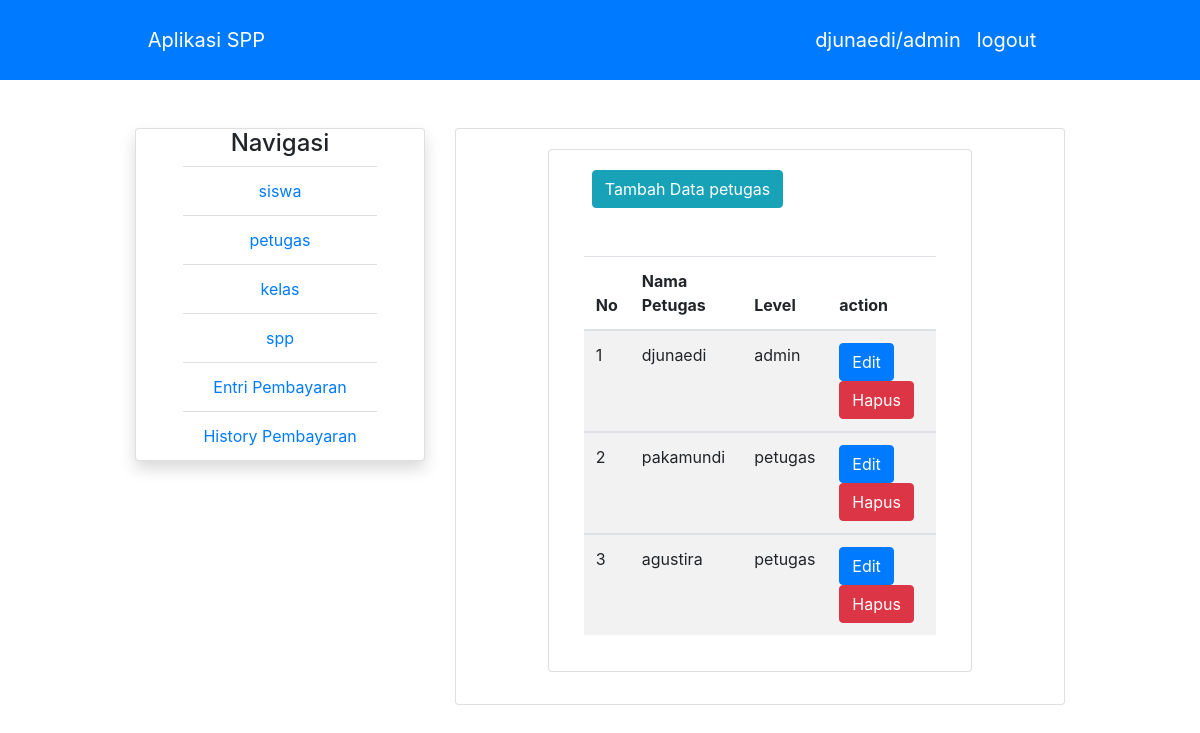
The page /index.php?menu=petugas (signed in) on the database its author committed.
### tables this page shows
CREATE TABLE `petugas` (
  `id_petugas` int(11) NOT NULL,
  `username` varchar(25) NOT NULL,
  `password` varchar(32) NOT NULL,
  `nama_petugas` varchar(35) NOT NULL,
  `level` enum('admin','petugas') NOT NULL
);

### crud.php (called while the page is built, shortened)
<?php
class Crud{
    public $con;
    public function __construct($koneksi)
    {
        $this->con = $koneksi;
    }
    public function tampilAll($sql)
    {
        $a = $sql;
        $rows = $this->con->query($a);
        $row = array();
        while($data = $rows->fetch_assoc())
        {
            $row[] = $data;
        }
        return $row;
    }
}
?>

### petugas.php (the view, shortened to what this page needs)
<?php
$data = $crud->tampilAll("SELECT * FROM petugas");
?>
<div class="container">
    <div class="card">
        <div class="card-body">
        <div class="container-fluid w-auto">
<a href="tambah_data_petugas.php" class="btn btn-info mx-2">Tambah Data petugas</a>
    <table class="table table-responsive table-striped table-lg mt-5" >
        <thead>
            <th>No</th>
            <th>Nama Petugas</th>
            <th>Level</th>
            <th>action</th>
        </thead>
        <?php
        $no = 1;
        foreach ($data as $key) {
        ?>
        <tbody>
            <td><?= $no++ ?></td>
            <td><?= $key['nama_petugas'] ?></td>
            <td><?= $key['level'] ?></td>
            <td>
            <a href="edit_petugas.php?edit=<?= $key['id_petugas'] ?>" class="btn btn-primary"> Edit </a>
            <a onclick="confirm('Apakah Ingin Menghapus?');" href="?menu=petugas&hapus=<?= $key['id_petugas'] ?>" class="btn btn-danger"> Hapus </a>
            </td>
        </tbody>
        <?php }
        ?>
    </table>
</div>
        </div>
    </div>
</div>

### assets/templates/header.php (shortened to what this page needs)
<?php
include "koneksi.php";
include 'crud.php';
$crud = new Crud($koneksi);
?>
<!DOCTYPE html>
<html lang="en">
<head>
    <link rel="stylesheet" href="assets/bootstrap/css/bootstrap.min.css">
    <link rel="stylesheet" href="assets/bootstrap/js/bootstrap.min.js">
    <link rel="stylesheet" href="assets/style.css">
</head>
<body>
    <nav class="navbar navbar-expand-lg navbar-dark bg-primary " >
    <div class="container" >
  <a class="navbar-brand"  href="index.php">Aplikasi SPP</a>
  <a class="navbar-brand ml-auto" href="#"><?php if(isset($_SESSION['user']))
                    {
                        echo $_SESSION['user']['nama_petugas'] . "/" .  $_SESSION['user']['level'];
                    }
                    ?></a>
  <a class="navbar-brand" href="logout.php"><?php
                        if(isset($_SESSION['user']))
                        {
                            echo "logout";
                        }
                    ?></a>
  </div>
</nav>

### index.php (shortened to what this page needs)
<?php include "assets/templates/header.php";?>
<div class="container">
    <div class="row ">
    <div class="col-md-4 col-sm-12">
        <section class="section">
        <div class="card shadow mt-5 d-flex align-items-center " style="">
            <ul class="list-group list-group-flush text-center ">
                <h4>Navigasi</h4>
            <?php
            if($_SESSION['user']['level'] == 'siswa')
            {
              echo ' <li class="list-group-item"><a href="?menu=history_pembayaran">History Pembayaran</a></li>';
            } elseif($_SESSION['user']['level'] == 'petugas') {
            ?>
                <li class="list-group-item"><a href="?menu=entri">Entri Pembayaran</a></li>
                <li class="list-group-item"><a href="?menu=history_pembayaran">History Pembayaran</a></li>
            <?php }
            else{
              echo ' <li class="list-group-item"><a href="?menu=siswa">siswa</a></li>
                <li class="list-group-item"><a href="?menu=petugas">petugas</a></li>
                <li class="list-group-item"><a href="?menu=kelas">kelas</a></li>
                <li class="list-group-item"><a href="?menu=spp">spp</a></li>
                <li class="list-group-item"><a href="?menu=entri">Entri Pembayaran</a></li>
                <li class="list-group-item"><a href="?menu=history_pembayaran">History Pembayaran</a></li>
                ';
            }
            ?>
            </ul>
        </div>
        </section>
    </div>
    <div class="col-md-8 col-sm-12">
        <div class="card shadow-none mt-5" >
            <div class="card-body ">
            <div class="card-title" >
                <?php
                if (@$_GET['menu'] == 'siswa') {
                    include "siswa.php";
                }
                elseif (@$_GET['menu'] == "petugas") {
                    include "petugas.php";
                }
                elseif (@$_GET['menu'] == "kelas") {
                    include "kelas.php";
                }
                elseif (@$_GET['menu'] == "spp") {
                    include "spp.php";
                }
                elseif (@$_GET['menu'] == "entri") {
                    include "entri_pembayaran.php";
                }
                elseif (@$_GET['menu'] == "history_pembayaran") {
                    include "history_pembayaran.php";
                }
                elseif(!isset($_GET['menu']))
                {
                    include "history_pembayaran.php";
                }
                else{
                    header('index.php');
                }
                ?>
                </div>
            </div>
        </div>
    </div>
    </div>
</div>
<?php include "assets/templates/footer.php";?>

### assets/templates/footer.php (shortened to what this page needs)
</body>
</html>

### assets/style.css (style rules this page uses)
* { padding: 0; margin: 0; box-sizing: border-box; }
nav { display: flex; align-items: center; justify-content: space-around; background-color: rgb(5, 129, 212); height: 10vh; }
.container { width: 80%; margin: 0 auto; }

### rows shown on the page
petugas: nama_petugas "djunaedi", level "admin"
petugas: nama_petugas "pakamundi", level "petugas"
petugas: nama_petugas "agustira", level "petugas"

### other values the page prints
$_SESSION['user']['nama_petugas'] "djunaedi"
$_SESSION['user']['level'] "admin"
